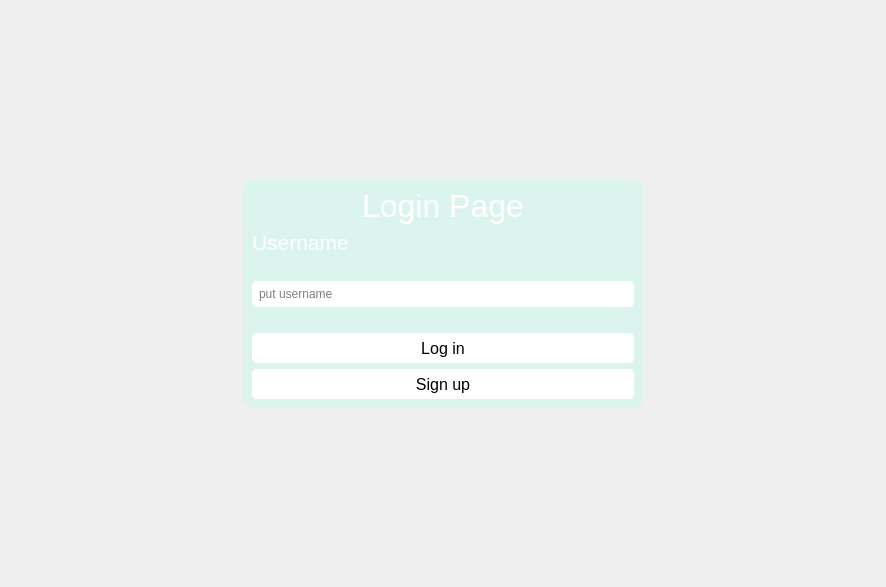
<?xml version="1.0" encoding="UTF-8"?>
<ui version="4.0">
 <class>Dialog</class>
 <widget class="QDialog" name="Dialog">
  <property name="geometry">
   <rect>
    <x>0</x>
    <y>0</y>
    <width>886</width>
    <height>587</height>
   </rect>
  </property>
  <property name="minimumSize">
   <size>
    <width>886</width>
    <height>587</height>
   </size>
  </property>
  <property name="maximumSize">
   <size>
    <width>886</width>
    <height>587</height>
   </size>
  </property>
  <property name="windowTitle">
   <string>Dialog</string>
  </property>
  <property name="styleSheet">
   <string notr="true">QDialog {
	border-image: url(':images/bg_img2');
	background-size: cover;

}
</string>
  </property>
  <layout class="QGridLayout" name="gridLayout">
   <property name="leftMargin">
    <number>0</number>
   </property>
   <property name="topMargin">
    <number>0</number>
   </property>
   <property name="rightMargin">
    <number>0</number>
   </property>
   <property name="bottomMargin">
    <number>0</number>
   </property>
   <item row="0" column="0">
    <widget class="QStackedWidget" name="stackedWidget">
     <property name="minimumSize">
      <size>
       <width>600</width>
       <height>500</height>
      </size>
     </property>
     <property name="styleSheet">
      <string notr="true">#page, #page_2 {
	border-image: url(':bg_img2');
}</string>
     </property>
     <widget class="QWidget" name="page">
      <property name="styleSheet">
       <string notr="true"/>
      </property>
      <layout class="QGridLayout" name="gridLayout_2">
       <item row="1" column="2">
        <spacer name="horizontalSpacer_4">
         <property name="orientation">
          <enum>Qt::Horizontal</enum>
         </property>
         <property name="sizeHint" stdset="0">
          <size>
           <width>40</width>
           <height>20</height>
          </size>
         </property>
        </spacer>
       </item>
       <item row="1" column="0">
        <spacer name="horizontalSpacer_3">
         <property name="orientation">
          <enum>Qt::Horizontal</enum>
         </property>
         <property name="sizeHint" stdset="0">
          <size>
           <width>40</width>
           <height>20</height>
          </size>
         </property>
        </spacer>
       </item>
       <item row="1" column="1">
        <widget class="QFrame" name="frame">
         <property name="minimumSize">
          <size>
           <width>400</width>
           <height>200</height>
          </size>
         </property>
         <property name="styleSheet">
          <string notr="true">QFrame {
	color:white;
	background-color: rgba(171, 255, 234, 0.3);
	border-radius: 10;
}

QPushButton {
	background-color: rgb(255, 255, 255);
    border-radius: 5px;

}
QPushButton:hover {
	background-color: rgba(126, 175, 255, 0.3);
}

QPushButton:pressed {
	margin: 1 0 0 1
}</string>
         </property>
         <property name="frameShape">
          <enum>QFrame::StyledPanel</enum>
         </property>
         <property name="frameShadow">
          <enum>QFrame::Raised</enum>
         </property>
         <layout class="QVBoxLayout" name="verticalLayout">
          <item>
           <widget class="QLabel" name="label_3">
            <property name="maximumSize">
             <size>
              <width>16777215</width>
              <height>40</height>
             </size>
            </property>
            <property name="font">
             <font>
              <pointsize>24</pointsize>
             </font>
            </property>
            <property name="styleSheet">
             <string notr="true">background-color: rgba(255, 255, 255, 0);</string>
            </property>
            <property name="text">
             <string>Login Page</string>
            </property>
            <property name="alignment">
             <set>Qt::AlignCenter</set>
            </property>
           </widget>
          </item>
          <item>
           <widget class="QLabel" name="label">
            <property name="maximumSize">
             <size>
              <width>16777215</width>
              <height>30</height>
             </size>
            </property>
            <property name="font">
             <font>
              <pointsize>16</pointsize>
             </font>
            </property>
            <property name="styleSheet">
             <string notr="true">background-color: rgba(255, 255, 255, 0);</string>
            </property>
            <property name="text">
             <string>Username</string>
            </property>
           </widget>
          </item>
          <item>
           <widget class="QLineEdit" name="user_name_lineEdit">
            <property name="minimumSize">
             <size>
              <width>0</width>
              <height>30</height>
             </size>
            </property>
            <property name="maximumSize">
             <size>
              <width>16777215</width>
              <height>78</height>
             </size>
            </property>
            <property name="styleSheet">
             <string notr="true">color:black;
margin: 20 0 20 0;
border-radius: 5;
padding: 5;
background-color: rgb(255, 255, 255);</string>
            </property>
            <property name="placeholderText">
             <string>put username</string>
            </property>
           </widget>
          </item>
          <item>
           <widget class="QPushButton" name="btn_login">
            <property name="minimumSize">
             <size>
              <width>0</width>
              <height>30</height>
             </size>
            </property>
            <property name="font">
             <font>
              <pointsize>12</pointsize>
             </font>
            </property>
            <property name="styleSheet">
             <string notr="true"/>
            </property>
            <property name="text">
             <string>Log in</string>
            </property>
           </widget>
          </item>
          <item>
           <widget class="QPushButton" name="btn_signup">
            <property name="minimumSize">
             <size>
              <width>0</width>
              <height>30</height>
             </size>
            </property>
            <property name="font">
             <font>
              <pointsize>12</pointsize>
             </font>
            </property>
            <property name="styleSheet">
             <string notr="true"/>
            </property>
            <property name="text">
             <string>Sign up</string>
            </property>
           </widget>
          </item>
         </layout>
        </widget>
       </item>
       <item row="0" column="1">
        <spacer name="verticalSpacer_3">
         <property name="orientation">
          <enum>Qt::Vertical</enum>
         </property>
         <property name="sizeHint" stdset="0">
          <size>
           <width>20</width>
           <height>40</height>
          </size>
         </property>
        </spacer>
       </item>
       <item row="2" column="1">
        <spacer name="verticalSpacer_4">
         <property name="orientation">
          <enum>Qt::Vertical</enum>
         </property>
         <property name="sizeHint" stdset="0">
          <size>
           <width>20</width>
           <height>40</height>
          </size>
         </property>
        </spacer>
       </item>
      </layout>
     </widget>
     <widget class="QWidget" name="page_2">
      <layout class="QGridLayout" name="gridLayout_3">
       <item row="1" column="0">
        <spacer name="horizontalSpacer">
         <property name="orientation">
          <enum>Qt::Horizontal</enum>
         </property>
         <property name="sizeHint" stdset="0">
          <size>
           <width>40</width>
           <height>20</height>
          </size>
         </property>
        </spacer>
       </item>
       <item row="3" column="1">
        <spacer name="verticalSpacer">
         <property name="orientation">
          <enum>Qt::Vertical</enum>
         </property>
         <property name="sizeHint" stdset="0">
          <size>
           <width>20</width>
           <height>40</height>
          </size>
         </property>
        </spacer>
       </item>
       <item row="1" column="3">
        <spacer name="horizontalSpacer_2">
         <property name="orientation">
          <enum>Qt::Horizontal</enum>
         </property>
         <property name="sizeHint" stdset="0">
          <size>
           <width>40</width>
           <height>20</height>
          </size>
         </property>
        </spacer>
       </item>
       <item row="1" column="1" rowspan="2" colspan="2">
        <widget class="QFrame" name="frame_2">
         <property name="minimumSize">
          <size>
           <width>400</width>
           <height>238</height>
          </size>
         </property>
         <property name="styleSheet">
          <string notr="true">QFrame {
	color:white;
	background-color: rgba(171, 255, 234, 0.3);
	border-radius: 10;
}

QPushButton {
	background-color: rgb(255, 255, 255);
	color: black;
	border-radius: 5;

}

QPushButton:hover {
	
	background-color:  rgba(126, 175, 255, 0.3);
}

QPushButton:pressed {
	margin: 1 0 0 1;
}</string>
         </property>
         <property name="frameShape">
          <enum>QFrame::StyledPanel</enum>
         </property>
         <property name="frameShadow">
          <enum>QFrame::Raised</enum>
         </property>
         <layout class="QVBoxLayout" name="verticalLayout_2">
          <item>
           <widget class="QLabel" name="label_4">
            <property name="maximumSize">
             <size>
              <width>16777215</width>
              <height>45</height>
             </size>
            </property>
            <property name="font">
             <font>
              <pointsize>24</pointsize>
             </font>
            </property>
            <property name="styleSheet">
             <string notr="true">background-color: rgba(255, 255, 255, 0);</string>
            </property>
            <property name="text">
             <string>Sign Up</string>
            </property>
            <property name="alignment">
             <set>Qt::AlignCenter</set>
            </property>
           </widget>
          </item>
          <item>
           <widget class="QLabel" name="label_2">
            <property name="maximumSize">
             <size>
              <width>16777215</width>
              <height>30</height>
             </size>
            </property>
            <property name="font">
             <font>
              <pointsize>16</pointsize>
             </font>
            </property>
            <property name="styleSheet">
             <string notr="true">background-color: rgba(255, 255, 255, 0);</string>
            </property>
            <property name="text">
             <string>Username</string>
            </property>
           </widget>
          </item>
          <item>
           <widget class="QLineEdit" name="user_name_lineEdit_sign_up_page">
            <property name="minimumSize">
             <size>
              <width>0</width>
              <height>30</height>
             </size>
            </property>
            <property name="maximumSize">
             <size>
              <width>16777215</width>
              <height>78</height>
             </size>
            </property>
            <property name="styleSheet">
             <string notr="true">color:black;
margin: 20 0 20 0;
border-radius: 5;
padding: 5;
background-color: rgb(255, 255, 255);</string>
            </property>
            <property name="placeholderText">
             <string>put username</string>
            </property>
           </widget>
          </item>
          <item>
           <widget class="QPushButton" name="btn_signup_sign_up_page">
            <property name="minimumSize">
             <size>
              <width>0</width>
              <height>30</height>
             </size>
            </property>
            <property name="font">
             <font>
              <pointsize>12</pointsize>
             </font>
            </property>
            <property name="styleSheet">
             <string notr="true"/>
            </property>
            <property name="text">
             <string>Sign up</string>
            </property>
           </widget>
          </item>
         </layout>
        </widget>
       </item>
       <item row="0" column="1">
        <spacer name="verticalSpacer_2">
         <property name="orientation">
          <enum>Qt::Vertical</enum>
         </property>
         <property name="sizeHint" stdset="0">
          <size>
           <width>20</width>
           <height>40</height>
          </size>
         </property>
        </spacer>
       </item>
      </layout>
     </widget>
    </widget>
   </item>
  </layout>
 </widget>
 <resources>
  <include location="../images/res.qrc"/>
 </resources>
 <connections/>
</ui>
